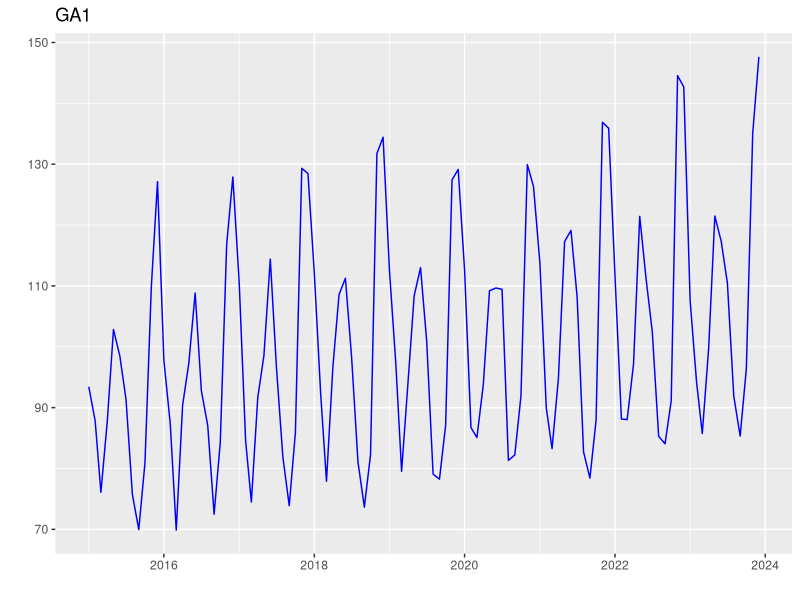
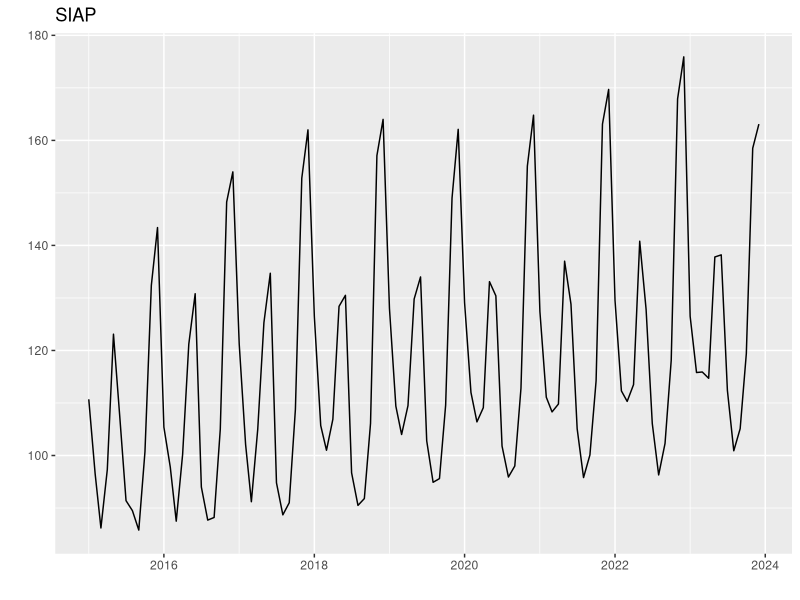
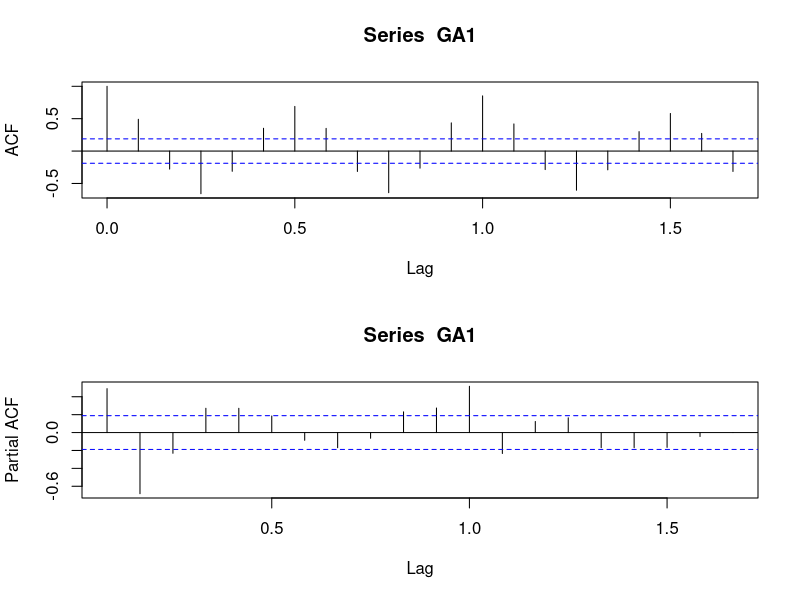
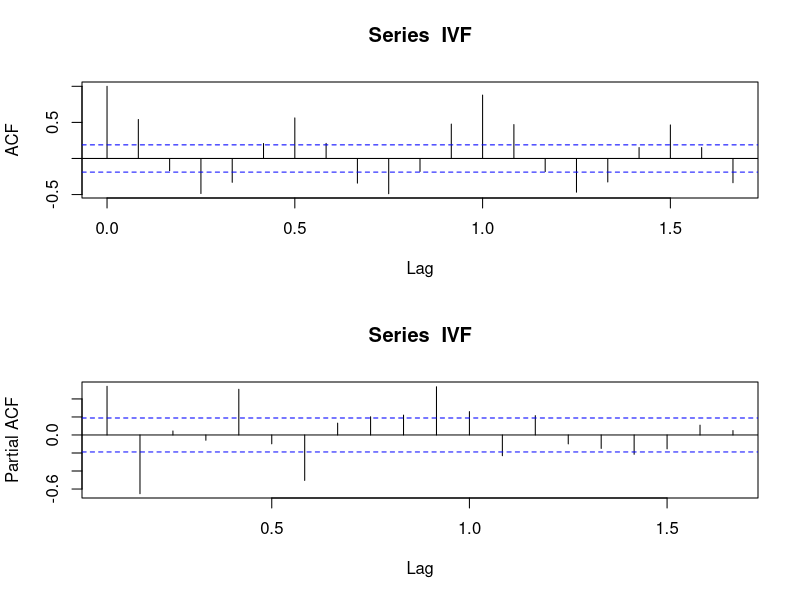

Write the R code that produced these figures, in order. (Note: this script raises an error after producing the figures.)
library(tseries)
library(forecast)

library(ggplot2)
library(ggfortify)

datosGA1 <- read.csv("./data/GA1.csv")
datosSIAP <- read.csv("./data/IVF_SIAP.csv")

# intervalo de tiempo que comparten ene2015-dic2023
GA1 <- ts(datosGA1[265:372, 2], start = c(2015, 1), frequency = 12)
IVF <- ts(datosSIAP[1:108, 2], start = c(2015, 1), frequency = 12)

# Visualizacion de GA1 y SIAP entre ene2015-dic2023
autoplot(GA1, ts.colour = "blue") + ggtitle("GA1")
autoplot(IVF, ts.colour = "black") + ggtitle("SIAP")

# Graficas ACF Y PCF de series originales
par(mfrow = c(2, 1))
acf(GA1)
pacf(GA1)

par(mfrow = c(2, 1))
acf(IVF)
pacf(IVF)

# Tests aumentados de Dickey-Fuller en ambas series
adf_testGA1comp <- adf.test(GA1, alternative = "stationary")
adf_testGA1comp
# p-valor = menor a 0.01 -> Evidencia de estacionariedad

adf_testSIAPcomp <- adf.test(IVF, alternative = "stationary")
adf_testSIAPcomp
# p-valor = 0.0153 -> Evidencia de estacionariedad

# Variables predictoras y objetivo
N <- length(GA1)
X <- IVF[1:(N - 1)]
Y <- GA1[1:(N - 1)]
Xpresente <- IVF[N]
Ypresente <- GA1[N]

# Ajuste de modelo ARIMA
arima_model <- auto.arima(Y, xreg = X, max.p = 12, max.q = 12, stepwise = FALSE, nmodels = 256, approximation = FALSE, stationary = TRUE, seasonal = FALSE, parallel = TRUE, num.cores = NULL)
summary(arima_model)
# Revisamos los residuales del modelo ARIMA ajustado
checkresiduals(arima_model)

# Ajuste de modelo SARIMA
sarima_model <- auto.arima(Y, xreg = X, max.p = 12, max.q = 12, max.P = 12, max.Q = 12, stepwise = FALSE, nmodels = 256, approximation = FALSE, stationary = TRUE, seasonal = TRUE, parallel = TRUE, num.cores = NULL)
summary(sarima_model)
# Revisamos los residuales del modelo SARIMA ajustado
checkresiduals(sarima_model)

# Realizamos nowcasting con ARIMA
GA1_presente_ARIMA <- forecast(arima_model, xreg = Xpresente, h = 1)
GA1_presente_ARIMA
par(mfrow = c(1,1))
plot(GA1_presente_ARIMA)

# Realizamos nowcasting con SARIMA
GA1_presente_SARIMA <- forecast(sarima_model, xreg = Xpresente, h = 1)
GA1_presente_SARIMA
par(mfrow = c(1,1))
plot(GA1_presente_SARIMA)

# Calculamos accuracy del valor predicho por SARIMA con el real
accuracy_SARIMA <- accuracy(GA1_presente_SARIMA, Ypresente)
accuracy_SARIMA
